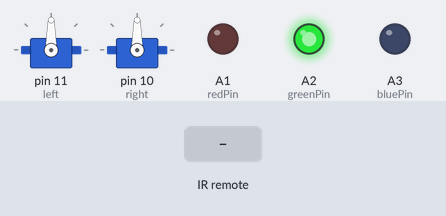
Bench run of a sketch on a simulated Arduino Uno, built with avr-gcc and run on an emulated ATmega328P. On the bench: 2 × servo, output pins drawn as LEDs (lit = HIGH). Inputs (shaded band) come from the test bench.

Above: at 1.2 s.
1.3 s: infrared code 0x3D9AE3F7 received
At 2.3 s:
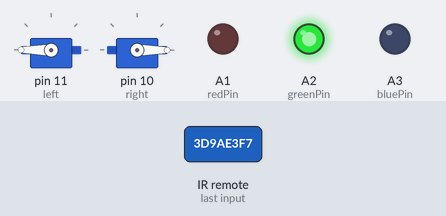
2.8 s: infrared code 0x1BC0157B received
At 3.4 s:
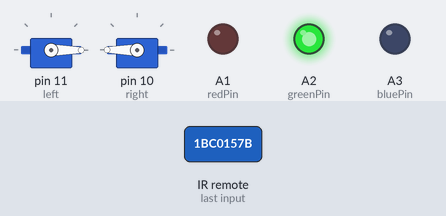
4.3 s: infrared code 0x488F3CBB received
At 5.7 s:
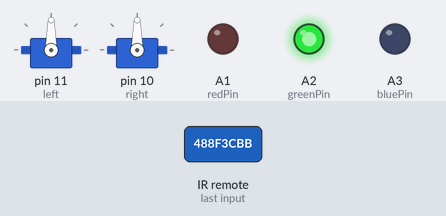
Timing chart, 0 to 7.3 s (numbered marks = the images above; inputs shaded):
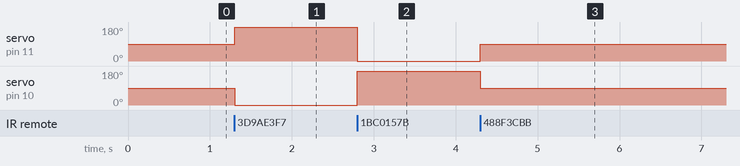

The sketch:

IR_Robot.ino
```cpp
#include <Servo.h>
#include <IRremote.h>
int recv = 12;
const int redPin = A1;
const int greenPin = A2;
const int bluePin = A3;
IRrecv irrecv(recv);
Servo left;
Servo right;
decode_results results;
void setup() {
  // put your setup code here, to run once:
  irrecv.enableIRIn();
  left.attach(11);
  right.attach(10);
  left.write(90);
  right.write(90);
  pinMode(redPin,OUTPUT);
  pinMode(bluePin,OUTPUT);
  pinMode(greenPin,OUTPUT);
  setColor(0,255,0);
}

void loop() {
  // put your main code here, to run repeatedly:
  if (irrecv.decode(&results)) {
    irrecv.resume();
    if (results.value == 0x3D9AE3F7) {
      left.write(180);
      right.write(0);
    }
    else if (results.value == 0x8C22657B) {
      left.write(88);
      right.write(88);
    }
    else if (results.value == 0x1BC0157B) {
      left.write(0);
      right.write(180);
    }
    else if (results.value == 0x449E79F) {
      left.write(92);
      right.write(92);
    }
    else if (results.value == 0x488F3CBB) {
      left.write(90);
      right.write(90);
    }
  }
}

void setColor(int red, int green, int blue) {
  #ifdef COMMON_ANODE
    red = 255 - red;
    green = 255 - green;
    blue = 255 - blue;
  #endif
  analogWrite(redPin, red);
  analogWrite(greenPin, green);
  analogWrite(bluePin, blue);
}
```

Measured:
- after the input at 1.3 s, servo on pin 11 (left): 90° → 180° at once; servo on pin 10 (right): 90° → 0° at once
- after the input at 2.8 s, servo on pin 11 (left): 180° → 0° at once; servo on pin 10 (right): 0° → 180° at once
- after the input at 4.3 s, servo on pin 11 (left): 0° → 90° at once; servo on pin 10 (right): 180° → 90° at once
